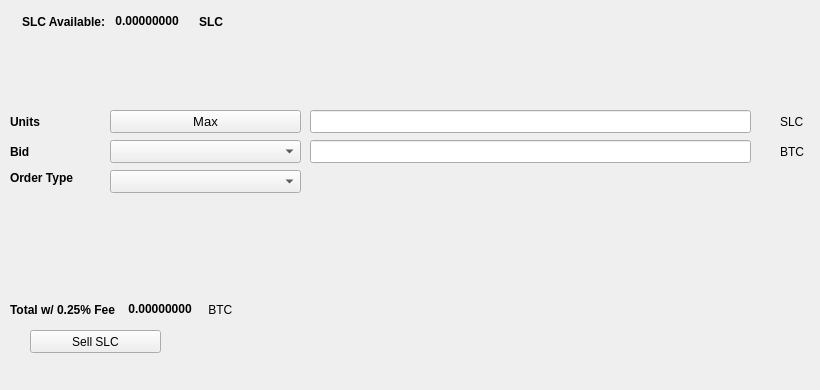
   <widget class="QWidget" name="SellTab">
    <attribute name="title">
     <string>Sell</string>
    </attribute>
    <widget class="QLabel" name="label_16">
     <property name="geometry">
      <rect>
       <x>780</x>
       <y>140</y>
       <width>31</width>
       <height>23</height>
      </rect>
     </property>
     <property name="text">
      <string>BTC</string>
     </property>
    </widget>
    <widget class="QComboBox" name="SellBidcomboBox">
     <property name="geometry">
      <rect>
       <x>110</x>
       <y>140</y>
       <width>191</width>
       <height>23</height>
      </rect>
     </property>
     <property name="font">
      <font>
       <pointsize>10</pointsize>
      </font>
     </property>
    </widget>
    <widget class="QLabel" name="label_18">
     <property name="geometry">
      <rect>
       <x>10</x>
       <y>110</y>
       <width>46</width>
       <height>23</height>
      </rect>
     </property>
     <property name="font">
      <font>
       <weight>75</weight>
       <bold>true</bold>
      </font>
     </property>
     <property name="text">
      <string>Units</string>
     </property>
    </widget>
    <widget class="QPushButton" name="Sell_Max_Amount">
     <property name="geometry">
      <rect>
       <x>110</x>
       <y>110</y>
       <width>191</width>
       <height>23</height>
      </rect>
     </property>
     <property name="font">
      <font>
       <pointsize>10</pointsize>
      </font>
     </property>
     <property name="text">
      <string>Max</string>
     </property>
    </widget>
    <widget class="QLabel" name="label_20">
     <property name="geometry">
      <rect>
       <x>10</x>
       <y>170</y>
       <width>91</width>
       <height>16</height>
      </rect>
     </property>
     <property name="font">
      <font>
       <weight>75</weight>
       <bold>true</bold>
      </font>
     </property>
     <property name="text">
      <string>Order Type</string>
     </property>
    </widget>
    <widget class="QComboBox" name="SellOrdertypeCombo">
     <property name="geometry">
      <rect>
       <x>110</x>
       <y>170</y>
       <width>191</width>
       <height>23</height>
      </rect>
     </property>
     <property name="font">
      <font>
       <pointsize>10</pointsize>
      </font>
     </property>
    </widget>
    <widget class="QLabel" name="label_21">
     <property name="geometry">
      <rect>
       <x>10</x>
       <y>140</y>
       <width>46</width>
       <height>23</height>
      </rect>
     </property>
     <property name="font">
      <font>
       <weight>75</weight>
       <bold>true</bold>
      </font>
     </property>
     <property name="text">
      <string>Bid</string>
     </property>
    </widget>
    <widget class="QLabel" name="label_22">
     <property name="geometry">
      <rect>
       <x>780</x>
       <y>110</y>
       <width>31</width>
       <height>23</height>
      </rect>
     </property>
     <property name="text">
      <string>SLC</string>
     </property>
    </widget>
    <widget class="QLineEdit" name="UnitsInputPIV">
     <property name="geometry">
      <rect>
       <x>310</x>
       <y>110</y>
       <width>441</width>
       <height>23</height>
      </rect>
     </property>
     <property name="font">
      <font>
       <pointsize>9</pointsize>
       <weight>75</weight>
       <bold>true</bold>
      </font>
     </property>
    </widget>
    <widget class="QLineEdit" name="SellBidPriceEdit">
     <property name="geometry">
      <rect>
       <x>310</x>
       <y>140</y>
       <width>441</width>
       <height>23</height>
      </rect>
     </property>
     <property name="font">
      <font>
       <pointsize>9</pointsize>
       <weight>75</weight>
       <bold>true</bold>
      </font>
     </property>
    </widget>
    <widget class="QPushButton" name="SellPIVBTN">
     <property name="geometry">
      <rect>
       <x>30</x>
       <y>330</y>
       <width>131</width>
       <height>23</height>
      </rect>
     </property>
     <property name="text">
      <string>Sell SLC</string>
     </property>
     <property name="icon">
      <iconset resource="../slc">
       <normaloff>:/icons/bitcoin</normaloff>:/icons/bitcoin</iconset>
     </property>
    </widget>
    <widget class="QWidget" name="layoutWidget3">
     <property name="geometry">
      <rect>
       <x>22</x>
       <y>12</y>
       <width>258</width>
       <height>19</height>
      </rect>
     </property>
     <layout class="QHBoxLayout" name="horizontalLayout">
      <item>
       <widget class="QLabel" name="label232_2">
        <property name="font">
         <font>
          <weight>75</weight>
          <bold>true</bold>
         </font>
        </property>
        <property name="text">
         <string>SLC Available:</string>
        </property>
       </widget>
      </item>
      <item>
       <widget class="QLabel" name="PIVAvailableLabel">
        <property name="palette">
         <palette>
          <active>
           <colorrole role="WindowText">
            <brush brushstyle="SolidPattern">
             <color alpha="255">
              <red>0</red>
              <green>0</green>
              <blue>0</blue>
             </color>
            </brush>
           </colorrole>
           <colorrole role="Button">
            <brush brushstyle="SolidPattern">
             <color alpha="255">
              <red>0</red>
              <green>170</green>
              <blue>0</blue>
             </color>
            </brush>
           </colorrole>
           <colorrole role="Light">
            <brush brushstyle="SolidPattern">
             <color alpha="255">
              <red>0</red>
              <green>255</green>
              <blue>0</blue>
             </color>
            </brush>
           </colorrole>
           <colorrole role="Midlight">
            <brush brushstyle="SolidPattern">
             <color alpha="255">
              <red>0</red>
              <green>212</green>
              <blue>0</blue>
             </color>
            </brush>
           </colorrole>
           <colorrole role="Dark">
            <brush brushstyle="SolidPattern">
             <color alpha="255">
              <red>0</red>
              <green>85</green>
              <blue>0</blue>
             </color>
            </brush>
           </colorrole>
           <colorrole role="Mid">
            <brush brushstyle="SolidPattern">
             <color alpha="255">
              <red>0</red>
              <green>113</green>
              <blue>0</blue>
             </color>
            </brush>
           </colorrole>
           <colorrole role="Text">
            <brush brushstyle="SolidPattern">
             <color alpha="255">
              <red>0</red>
              <green>170</green>
              <blue>0</blue>
             </color>
            </brush>
           </colorrole>
           <colorrole role="BrightText">
            <brush brushstyle="SolidPattern">
             <color alpha="255">
              <red>255</red>
              <green>255</green>
              <blue>255</blue>
             </color>
            </brush>
           </colorrole>
           <colorrole role="ButtonText">
            <brush brushstyle="SolidPattern">
             <color alpha="255">
              <red>0</red>
              <green>0</green>
              <blue>0</blue>
             </color>
            </brush>
           </colorrole>
           <colorrole role="Base">
            <brush brushstyle="SolidPattern">
             <color alpha="255">
              <red>255</red>
              <green>255</green>
              <blue>255</blue>
             </color>
            </brush>
           </colorrole>
           <colorrole role="Window">
            <brush brushstyle="SolidPattern">
             <color alpha="255">
              <red>0</red>
              <green>170</green>
              <blue>0</blue>
             </color>
            </brush>
           </colorrole>
           <colorrole role="Shadow">
            <brush brushstyle="SolidPattern">
             <color alpha="255">
              <red>0</red>
              <green>0</green>
              <blue>0</blue>
             </color>
            </brush>
           </colorrole>
           <colorrole role="AlternateBase">
            <brush brushstyle="SolidPattern">
             <color alpha="255">
              <red>127</red>
              <green>212</green>
              <blue>127</blue>
             </color>
            </brush>
           </colorrole>
           <colorrole role="ToolTipBase">
            <brush brushstyle="SolidPattern">
             <color alpha="255">
              <red>255</red>
              <green>255</green>
              <blue>220</blue>
             </color>
            </brush>
           </colorrole>
           <colorrole role="ToolTipText">
            <brush brushstyle="SolidPattern">
             <color alpha="255">
              <red>0</red>
              <green>0</green>
              <blue>0</blue>
             </color>
            </brush>
           </colorrole>
          </active>
          <inactive>
           <colorrole role="WindowText">
            <brush brushstyle="SolidPattern">
             <color alpha="255">
              <red>0</red>
              <green>0</green>
              <blue>0</blue>
             </color>
            </brush>
           </colorrole>
           <colorrole role="Button">
            <brush brushstyle="SolidPattern">
             <color alpha="255">
              <red>0</red>
              <green>170</green>
              <blue>0</blue>
             </color>
            </brush>
           </colorrole>
           <colorrole role="Light">
            <brush brushstyle="SolidPattern">
             <color alpha="255">
              <red>0</red>
              <green>255</green>
              <blue>0</blue>
             </color>
            </brush>
           </colorrole>
           <colorrole role="Midlight">
            <brush brushstyle="SolidPattern">
             <color alpha="255">
              <red>0</red>
              <green>212</green>
              <blue>0</blue>
             </color>
            </brush>
           </colorrole>
           <colorrole role="Dark">
            <brush brushstyle="SolidPattern">
             <color alpha="255">
              <red>0</red>
              <green>85</green>
              <blue>0</blue>
             </color>
            </brush>
           </colorrole>
           <colorrole role="Mid">
            <brush brushstyle="SolidPattern">
             <color alpha="255">
              <red>0</red>
              <green>113</green>
              <blue>0</blue>
             </color>
            </brush>
           </colorrole>
           <colorrole role="Text">
            <brush brushstyle="SolidPattern">
             <color alpha="255">
              <red>0</red>
              <green>170</green>
              <blue>0</blue>
             </color>
            </brush>
           </colorrole>
           <colorrole role="BrightText">
            <brush brushstyle="SolidPattern">
             <color alpha="255">
              <red>255</red>
              <green>255</green>
              <blue>255</blue>
             </color>
            </brush>
           </colorrole>
           <colorrole role="ButtonText">
            <brush brushstyle="SolidPattern">
             <color alpha="255">
              <red>0</red>
              <green>0</green>
              <blue>0</blue>
             </color>
            </brush>
           </colorrole>
           <colorrole role="Base">
            <brush brushstyle="SolidPattern">
             <color alpha="255">
              <red>255</red>
              <green>255</green>
              <blue>255</blue>
             </color>
            </brush>
           </colorrole>
           <colorrole role="Window">
            <brush brushstyle="SolidPattern">
             <color alpha="255">
              <red>0</red>
              <green>170</green>
              <blue>0</blue>
             </color>
            </brush>
           </colorrole>
           <colorrole role="Shadow">
            <brush brushstyle="SolidPattern">
             <color alpha="255">
              <red>0</red>
              <green>0</green>
              <blue>0</blue>
             </color>
            </brush>
           </colorrole>
           <colorrole role="AlternateBase">
            <brush brushstyle="SolidPattern">
             <color alpha="255">
              <red>127</red>
              <green>212</green>
              <blue>127</blue>
             </color>
            </brush>
           </colorrole>
           <colorrole role="ToolTipBase">
            <brush brushstyle="SolidPattern">
             <color alpha="255">
              <red>255</red>
              <green>255</green>
              <blue>220</blue>
             </color>
            </brush>
           </colorrole>
           <colorrole role="ToolTipText">
            <brush brushstyle="SolidPattern">
             <color alpha="255">
              <red>0</red>
              <green>0</green>
              <blue>0</blue>
             </color>
            </brush>
           </colorrole>
          </inactive>
          <disabled>
           <colorrole role="WindowText">
            <brush brushstyle="SolidPattern">
             <color alpha="255">
              <red>0</red>
              <green>85</green>
              <blue>0</blue>
             </color>
            </brush>
           </colorrole>
           <colorrole role="Button">
            <brush brushstyle="SolidPattern">
             <color alpha="255">
              <red>0</red>
              <green>170</green>
              <blue>0</blue>
             </color>
            </brush>
           </colorrole>
           <colorrole role="Light">
            <brush brushstyle="SolidPattern">
             <color alpha="255">
              <red>0</red>
              <green>255</green>
              <blue>0</blue>
             </color>
            </brush>
           </colorrole>
           <colorrole role="Midlight">
            <brush brushstyle="SolidPattern">
             <color alpha="255">
              <red>0</red>
              <green>212</green>
              <blue>0</blue>
             </color>
            </brush>
           </colorrole>
           <colorrole role="Dark">
            <brush brushstyle="SolidPattern">
             <color alpha="255">
              <red>0</red>
              <green>85</green>
              <blue>0</blue>
             </color>
            </brush>
           </colorrole>
           <colorrole role="Mid">
            <brush brushstyle="SolidPattern">
             <color alpha="255">
              <red>0</red>
              <green>113</green>
              <blue>0</blue>
             </color>
            </brush>
           </colorrole>
           <colorrole role="Text">
            <brush brushstyle="SolidPattern">
             <color alpha="255">
              <red>0</red>
              <green>85</green>
              <blue>0</blue>
             </color>
            </brush>
           </colorrole>
           <colorrole role="BrightText">
            <brush brushstyle="SolidPattern">
             <color alpha="255">
              <red>255</red>
              <green>255</green>
              <blue>255</blue>
             </color>
            </brush>
           </colorrole>
           <colorrole role="ButtonText">
            <brush brushstyle="SolidPattern">
             <color alpha="255">
              <red>0</red>
              <green>85</green>
              <blue>0</blue>
             </color>
            </brush>
           </colorrole>
           <colorrole role="Base">
            <brush brushstyle="SolidPattern">
             <color alpha="255">
              <red>0</red>
              <green>170</green>
              <blue>0</blue>
             </color>
            </brush>
           </colorrole>
           <colorrole role="Window">
            <brush brushstyle="SolidPattern">
             <color alpha="255">
              <red>0</red>
              <green>170</green>
              <blue>0</blue>
             </color>
            </brush>
           </colorrole>
           <colorrole role="Shadow">
            <brush brushstyle="SolidPattern">
             <color alpha="255">
              <red>0</red>
              <green>0</green>
              <blue>0</blue>
             </color>
            </brush>
           </colorrole>
           <colorrole role="AlternateBase">
            <brush brushstyle="SolidPattern">
             <color alpha="255">
              <red>0</red>
              <green>170</green>
              <blue>0</blue>
             </color>
            </brush>
           </colorrole>
           <colorrole role="ToolTipBase">
            <brush brushstyle="SolidPattern">
             <color alpha="255">
              <red>255</red>
              <green>255</green>
              <blue>220</blue>
             </color>
            </brush>
           </colorrole>
           <colorrole role="ToolTipText">
            <brush brushstyle="SolidPattern">
             <color alpha="255">
              <red>0</red>
              <green>0</green>
              <blue>0</blue>
             </color>
            </brush>
           </colorrole>
          </disabled>
         </palette>
        </property>
        <property name="font">
         <font>
          <weight>75</weight>
          <bold>true</bold>
         </font>
        </property>
        <property name="text">
         <string> 0.00000000 </string>
        </property>
        <property name="textInteractionFlags">
         <set>Qt::LinksAccessibleByMouse|Qt::TextSelectableByKeyboard|Qt::TextSelectableByMouse</set>
        </property>
       </widget>
      </item>
      <item>
       <widget class="QLabel" name="labelPIV">
        <property name="font">
         <font>
          <weight>75</weight>
          <bold>true</bold>
         </font>
        </property>
        <property name="text">
         <string>SLC</string>
        </property>
       </widget>
      </item>
     </layout>
    </widget>
    <widget class="QWidget" name="layoutWidget">
     <property name="geometry">
      <rect>
       <x>10</x>
       <y>300</y>
       <width>268</width>
       <height>19</height>
      </rect>
     </property>
     <layout class="QHBoxLayout" name="horizontalLayout_2">
      <item>
       <widget class="QLabel" name="label_19">
        <property name="font">
         <font>
          <weight>75</weight>
          <bold>true</bold>
         </font>
        </property>
        <property name="text">
         <string>Total w/ 0.25% Fee </string>
        </property>
       </widget>
      </item>
      <item>
       <widget class="QLabel" name="SellCostLabel">
        <property name="palette">
         <palette>
          <active>
           <colorrole role="WindowText">
            <brush brushstyle="SolidPattern">
             <color alpha="255">
              <red>0</red>
              <green>0</green>
              <blue>0</blue>
             </color>
            </brush>
           </colorrole>
           <colorrole role="Button">
            <brush brushstyle="SolidPattern">
             <color alpha="255">
              <red>0</red>
              <green>170</green>
              <blue>0</blue>
             </color>
            </brush>
           </colorrole>
           <colorrole role="Light">
            <brush brushstyle="SolidPattern">
             <color alpha="255">
              <red>0</red>
              <green>255</green>
              <blue>0</blue>
             </color>
            </brush>
           </colorrole>
           <colorrole role="Midlight">
            <brush brushstyle="SolidPattern">
             <color alpha="255">
              <red>0</red>
              <green>212</green>
              <blue>0</blue>
             </color>
            </brush>
           </colorrole>
           <colorrole role="Dark">
            <brush brushstyle="SolidPattern">
             <color alpha="255">
              <red>0</red>
              <green>85</green>
              <blue>0</blue>
             </color>
            </brush>
           </colorrole>
           <colorrole role="Mid">
            <brush brushstyle="SolidPattern">
             <color alpha="255">
              <red>0</red>
              <green>113</green>
              <blue>0</blue>
             </color>
            </brush>
           </colorrole>
           <colorrole role="Text">
            <brush brushstyle="SolidPattern">
             <color alpha="255">
              <red>0</red>
              <green>170</green>
              <blue>0</blue>
             </color>
            </brush>
           </colorrole>
           <colorrole role="BrightText">
            <brush brushstyle="SolidPattern">
             <color alpha="255">
              <red>255</red>
              <green>255</green>
              <blue>255</blue>
             </color>
            </brush>
           </colorrole>
           <colorrole role="ButtonText">
            <brush brushstyle="SolidPattern">
             <color alpha="255">
              <red>0</red>
              <green>0</green>
              <blue>0</blue>
             </color>
            </brush>
           </colorrole>
           <colorrole role="Base">
            <brush brushstyle="SolidPattern">
             <color alpha="255">
              <red>255</red>
              <green>255</green>
              <blue>255</blue>
             </color>
            </brush>
           </colorrole>
           <colorrole role="Window">
            <brush brushstyle="SolidPattern">
             <color alpha="255">
              <red>0</red>
              <green>170</green>
              <blue>0</blue>
             </color>
            </brush>
           </colorrole>
           <colorrole role="Shadow">
            <brush brushstyle="SolidPattern">
             <color alpha="255">
              <red>0</red>
              <green>0</green>
              <blue>0</blue>
             </color>
            </brush>
           </colorrole>
           <colorrole role="AlternateBase">
            <brush brushstyle="SolidPattern">
             <color alpha="255">
              <red>127</red>
              <green>212</green>
              <blue>127</blue>
             </color>
            </brush>
           </colorrole>
           <colorrole role="ToolTipBase">
            <brush brushstyle="SolidPattern">
             <color alpha="255">
              <red>255</red>
              <green>255</green>
              <blue>220</blue>
             </color>
            </brush>
           </colorrole>
           <colorrole role="ToolTipText">
            <brush brushstyle="SolidPattern">
             <color alpha="255">
              <red>0</red>
              <green>0</green>
              <blue>0</blue>
             </color>
            </brush>
           </colorrole>
          </active>
          <inactive>
           <colorrole role="WindowText">
            <brush brushstyle="SolidPattern">
             <color alpha="255">
              <red>0</red>
              <green>0</green>
              <blue>0</blue>
             </color>
            </brush>
           </colorrole>
           <colorrole role="Button">
            <brush brushstyle="SolidPattern">
             <color alpha="255">
              <red>0</red>
              <green>170</green>
              <blue>0</blue>
             </color>
            </brush>
           </colorrole>
           <colorrole role="Light">
            <brush brushstyle="SolidPattern">
             <color alpha="255">
              <red>0</red>
              <green>255</green>
              <blue>0</blue>
             </color>
            </brush>
           </colorrole>
           <colorrole role="Midlight">
            <brush brushstyle="SolidPattern">
             <color alpha="255">
              <red>0</red>
              <green>212</green>
              <blue>0</blue>
             </color>
            </brush>
           </colorrole>
           <colorrole role="Dark">
            <brush brushstyle="SolidPattern">
             <color alpha="255">
              <red>0</red>
              <green>85</green>
              <blue>0</blue>
             </color>
            </brush>
           </colorrole>
           <colorrole role="Mid">
            <brush brushstyle="SolidPattern">
             <color alpha="255">
              <red>0</red>
              <green>113</green>
              <blue>0</blue>
             </color>
            </brush>
           </colorrole>
           <colorrole role="Text">
            <brush brushstyle="SolidPattern">
             <color alpha="255">
              <red>0</red>
              <green>170</green>
              <blue>0</blue>
             </color>
            </brush>
           </colorrole>
           <colorrole role="BrightText">
            <brush brushstyle="SolidPattern">
             <color alpha="255">
              <red>255</red>
              <green>255</green>
              <blue>255</blue>
             </color>
            </brush>
           </colorrole>
           <colorrole role="ButtonText">
            <brush brushstyle="SolidPattern">
             <color alpha="255">
              <red>0</red>
              <green>0</green>
              <blue>0</blue>
             </color>
            </brush>
           </colorrole>
           <colorrole role="Base">
            <brush brushstyle="SolidPattern">
             <color alpha="255">
              <red>255</red>
              <green>255</green>
              <blue>255</blue>
             </color>
            </brush>
           </colorrole>
           <colorrole role="Window">
            <brush brushstyle="SolidPattern">
             <color alpha="255">
              <red>0</red>
              <green>170</green>
              <blue>0</blue>
             </color>
            </brush>
           </colorrole>
           <colorrole role="Shadow">
            <brush brushstyle="SolidPattern">
             <color alpha="255">
              <red>0</red>
              <green>0</green>
              <blue>0</blue>
             </color>
            </brush>
           </colorrole>
           <colorrole role="AlternateBase">
            <brush brushstyle="SolidPattern">
             <color alpha="255">
              <red>127</red>
              <green>212</green>
              <blue>127</blue>
             </color>
            </brush>
           </colorrole>
           <colorrole role="ToolTipBase">
            <brush brushstyle="SolidPattern">
             <color alpha="255">
              <red>255</red>
              <green>255</green>
              <blue>220</blue>
             </color>
            </brush>
           </colorrole>
           <colorrole role="ToolTipText">
            <brush brushstyle="SolidPattern">
             <color alpha="255">
              <red>0</red>
              <green>0</green>
              <blue>0</blue>
             </color>
            </brush>
           </colorrole>
          </inactive>
          <disabled>
           <colorrole role="WindowText">
            <brush brushstyle="SolidPattern">
             <color alpha="255">
              <red>0</red>
              <green>85</green>
              <blue>0</blue>
             </color>
            </brush>
           </colorrole>
           <colorrole role="Button">
            <brush brushstyle="SolidPattern">
             <color alpha="255">
              <red>0</red>
              <green>170</green>
              <blue>0</blue>
             </color>
            </brush>
           </colorrole>
           <colorrole role="Light">
            <brush brushstyle="SolidPattern">
             <color alpha="255">
              <red>0</red>
              <green>255</green>
              <blue>0</blue>
             </color>
            </brush>
           </colorrole>
           <colorrole role="Midlight">
            <brush brushstyle="SolidPattern">
             <color alpha="255">
              <red>0</red>
              <green>212</green>
              <blue>0</blue>
             </color>
            </brush>
           </colorrole>
           <colorrole role="Dark">
            <brush brushstyle="SolidPattern">
             <color alpha="255">
              <red>0</red>
              <green>85</green>
              <blue>0</blue>
             </color>
            </brush>
           </colorrole>
           <colorrole role="Mid">
            <brush brushstyle="SolidPattern">
             <color alpha="255">
              <red>0</red>
              <green>113</green>
              <blue>0</blue>
             </color>
            </brush>
           </colorrole>
           <colorrole role="Text">
            <brush brushstyle="SolidPattern">
             <color alpha="255">
              <red>0</red>
              <green>85</green>
              <blue>0</blue>
             </color>
            </brush>
           </colorrole>
           <colorrole role="BrightText">
            <brush brushstyle="SolidPattern">
             <color alpha="255">
              <red>255</red>
              <green>255</green>
              <blue>255</blue>
             </color>
            </brush>
           </colorrole>
           <colorrole role="ButtonText">
            <brush brushstyle="SolidPattern">
             <color alpha="255">
              <red>0</red>
              <green>85</green>
              <blue>0</blue>
             </color>
            </brush>
           </colorrole>
           <colorrole role="Base">
            <brush brushstyle="SolidPattern">
             <color alpha="255">
              <red>0</red>
              <green>170</green>
              <blue>0</blue>
             </color>
            </brush>
           </colorrole>
           <colorrole role="Window">
            <brush brushstyle="SolidPattern">
             <color alpha="255">
              <red>0</red>
              <green>170</green>
              <blue>0</blue>
             </color>
            </brush>
           </colorrole>
           <colorrole role="Shadow">
            <brush brushstyle="SolidPattern">
             <color alpha="255">
              <red>0</red>
              <green>0</green>
              <blue>0</blue>
             </color>
            </brush>
           </colorrole>
           <colorrole role="AlternateBase">
            <brush brushstyle="SolidPattern">
             <color alpha="255">
              <red>0</red>
              <green>170</green>
              <blue>0</blue>
             </color>
            </brush>
           </colorrole>
           <colorrole role="ToolTipBase">
            <brush brushstyle="SolidPattern">
             <color alpha="255">
              <red>255</red>
              <green>255</green>
              <blue>220</blue>
             </color>
            </brush>
           </colorrole>
           <colorrole role="ToolTipText">
            <brush brushstyle="SolidPattern">
             <color alpha="255">
              <red>0</red>
              <green>0</green>
              <blue>0</blue>
             </color>
            </brush>
           </colorrole>
          </disabled>
         </palette>
        </property>
        <property name="font">
         <font>
          <weight>75</weight>
          <bold>true</bold>
         </font>
        </property>
        <property name="autoFillBackground">
         <bool>false</bool>
        </property>
        <property name="text">
         <string> 0.00000000</string>
        </property>
        <property name="textInteractionFlags">
         <set>Qt::LinksAccessibleByMouse|Qt::TextSelectableByMouse</set>
        </property>
       </widget>
      </item>
      <item>
       <widget class="QLabel" name="label_17">
        <property name="font">
         <font>
          <weight>50</weight>
          <bold>false</bold>
         </font>
        </property>
        <property name="text">
         <string> BTC</string>
        </property>
       </widget>
      </item>
     </layout>
    </widget>
    <widget class="QLabel" name="label_23">
     <property name="geometry">
      <rect>
       <x>460</x>
       <y>300</y>
       <width>281</width>
       <height>81</height>
      </rect>
     </property>
     <property name="text">
      <string/>
     </property>
     <property name="pixmap">
      <pixmap>:/images/bittrex</pixmap>
     </property>
    </widget>
   </widget>
